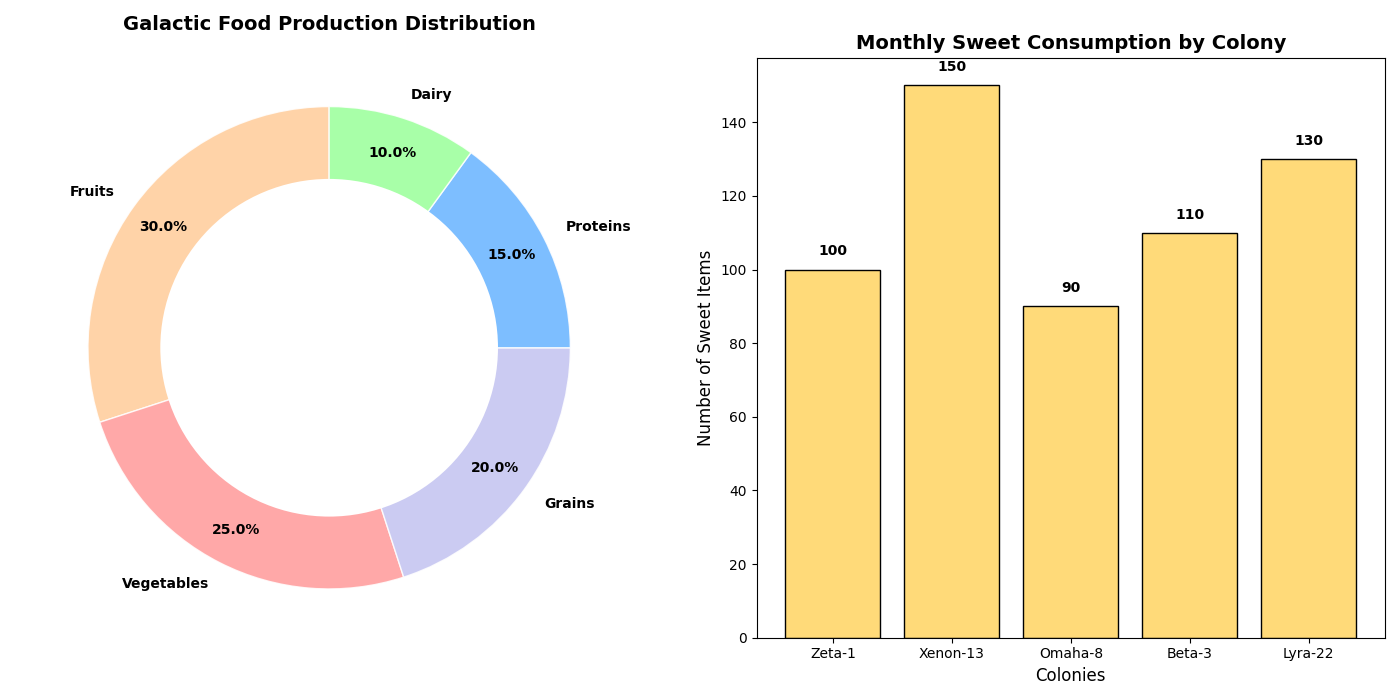

This chart was generated by the following Python code:
import matplotlib.pyplot as plt

labels_food = ['Fruits', 'Vegetables', 'Grains', 'Proteins', 'Dairy']
production_sizes = [30, 25, 20, 15, 10]
colors_food = ['#FFCC99', '#FF9999', '#C2C2F0', '#66B3FF', '#99FF99']

colonies = ["Zeta-1", "Xenon-13", "Omaha-8", "Beta-3", "Lyra-22"]
sweet_consumption = [100, 150, 90, 110, 130]

fig, ax = plt.subplots(1, 2, figsize=(14, 7))

wedges, texts, autotexts = ax[0].pie(
    production_sizes, 
    labels=labels_food, 
    autopct='%1.1f%%', 
    startangle=90, 
    pctdistance=0.85, 
    colors=colors_food, 
    wedgeprops={'width': 0.4, 'edgecolor': 'w', 'alpha': 0.85},
    textprops=dict(color="black", fontsize=10, weight='bold')
)

centre_circle = plt.Circle((0, 0), 0.70, fc='white')
ax[0].add_artist(centre_circle)
ax[0].set_title('Galactic Food Production Distribution', fontsize=14, fontweight='bold', pad=20)
ax[0].axis('equal')

ax[1].bar(colonies, sweet_consumption, color='#FFDA79', edgecolor='black')
ax[1].set_title('Monthly Sweet Consumption by Colony', fontsize=14, fontweight='bold')
ax[1].set_ylabel('Number of Sweet Items', fontsize=12)
ax[1].set_xlabel('Colonies', fontsize=12)

for i, value in enumerate(sweet_consumption):
    ax[1].text(i, value + 3, str(value), ha='center', va='bottom', fontweight='bold')

plt.tight_layout()
plt.show()
